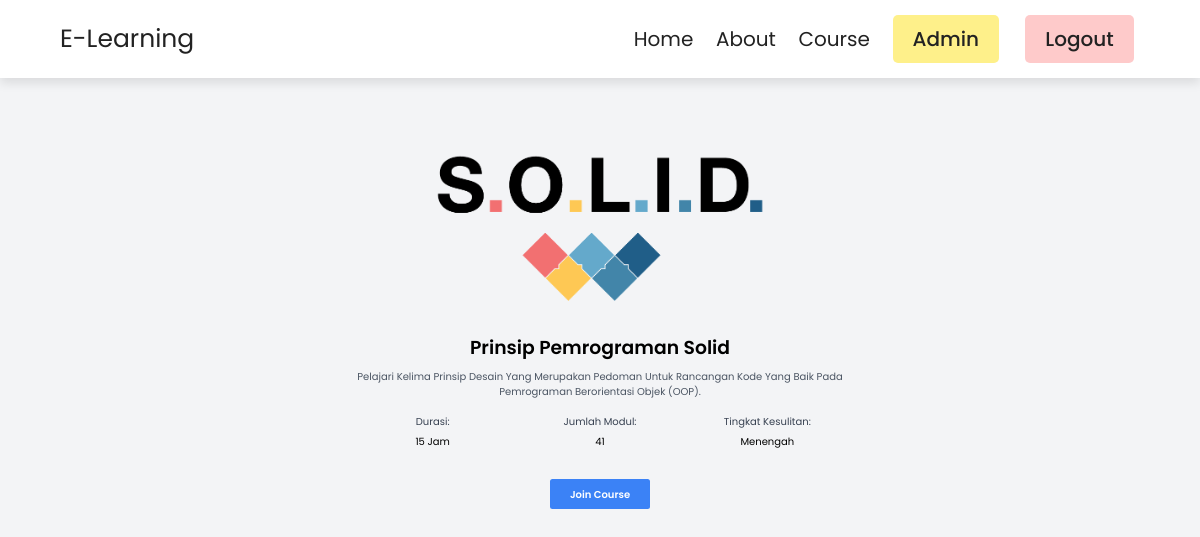
Page /join_course.php?id=2 (signed in) on the committed database.
### tables this page shows
CREATE TABLE `user` (
  `id` int(11) NOT NULL,
  `nama` varchar(200) NOT NULL,
  `email` varchar(200) NOT NULL,
  `role` varchar(20) NOT NULL,
  `password` varchar(200) NOT NULL
);

CREATE TABLE `course` (
  `id` int(11) NOT NULL,
  `nama` varchar(200) NOT NULL,
  `deskripsi` text NOT NULL,
  `durasi` int(11) NOT NULL,
  `jumlah_modul` int(11) NOT NULL,
  `tingkat` varchar(20) NOT NULL,
  `gambar` varchar(300) NOT NULL
);

### join_course.php (the view, shortened to what this page needs)
<?php
include("config.php");
if (isset($_SESSION['loginInfo'])) {
  $loginInfo = $_SESSION['loginInfo'];
  $name = '';
  $sql = "SELECT * FROM user WHERE id = '" . $loginInfo['id'] . "'";
  $query = mysqli_query($db, $sql);
  if (mysqli_num_rows($query)) {
    $row = mysqli_fetch_array($query);
    $name = $row['nama'];
  }
}
$courseId = $_GET['id'];
$query = "SELECT * FROM course WHERE id = $courseId";
$result = mysqli_query($db, $query);
$course = mysqli_fetch_assoc($result);
?>
<!DOCTYPE html>
<html>
<head>
  <link rel="stylesheet" href="css/style.css">
  <script src="https://cdn.tailwindcss.com?plugins=forms,typography,aspect-ratio,line-clamp"></script>
</head>
<body>
  <section class="header">
    <a href="home" class="logo">E-Learning</a>
    <nav class="navbar">
      <a href="home.php">home</a>
      <a href="about.php">about</a>
      <a href="course.php">course</a>
      <?php
      if (isset($_SESSION['loginInfo'])) {
        echo '<a href="profile.php" class="text-white bg-yellow-200 hover:bg-yellow-300 focus:ring-yellow-400 font-medium rounded-lg text-sm px-8 ml-2 py-4 mr-2.5 mb-2">' . $name . '</a>';
        echo '<a href="login.php" class="text-white bg-red-200 hover:bg-red-300 focus:ring-red-400 font-medium rounded-lg text-sm px-8 ml-2 py-4 mr-2.5 mb-2">Logout</a>';
      } else {
        echo '<a href="profile.php">profile</a>';
        echo '<a href="login.php" class="text-white bg-yellow-200 hover:bg-yellow-300 focus:ring-yellow-400 font-medium rounded-lg text-sm px-8 ml-2 py-4 mr-2.5 mb-2">Login</a>';
      }
      ?>
    </nav>
  </section>
  <section class="bg-gray-100">
    <div class="min-h-screen flex flex-col items-center justify-center">
      <div class="container mx-auto px-4 py-6 flex-grow">
        <div class="flex flex-wrap items-center justify-center gap-6">
          <div class="w-full md:w-1/2">
            <img class="w-full h-auto" src="<?php echo $course['gambar']; ?>" alt="Course Image">
          </div>
          <div class="w-full md:w-1/2 text-center">
            <h3 class="text-3xl font-semibold mb-4"><?php echo $course['nama']; ?></h3>
            <p class="text-gray-600 mb-6"><?php echo $course['deskripsi']; ?></p>
            <div class="flex flex-wrap mb-6">
              <div class="w-full md:w-1/2 lg:w-1/3">
                <p class="mb-2 text-gray-700">Durasi:</p>
                <p><?php echo $course['durasi']; ?> jam</p>
              </div>
              <div class="w-full md:w-1/2 lg:w-1/3">
                <p class="mb-2 text-gray-700">Jumlah Modul:</p>
                <p><?php echo $course['jumlah_modul']; ?></p>
              </div>
              <div class="w-full md:w-1/2 lg:w-1/3">
                <p class="mb-2 text-gray-700">Tingkat Kesulitan:</p>
                <p><?php echo $course['tingkat']; ?></p>
              </div>
            </div>
            <form action="join_course_process.php" method="POST">
              <button type="submit" name="joinCourse" class="bg-blue-500 hover:bg-blue-600 text-white font-semibold py-3 px-8 rounded mt-6">Join Course</button>
            </form>
          </div>
        </div>
      </div>
    </div>
  </section>
</body>
</html>

### css/style.css (style rules this page uses)
:root { --main-color: #8e44ad; --black: #222; --white: #fff; --light-black: #777; --light-white: #fff9; --light-bg: #eee; --border: .1rem solid var(--black); --box-shadow: 0 .5rem 1rem rgba(0, 0, 0, .1); --text-shadow: 0 1.5rem 3 rem rgba(0, 0, 0, .3); }
* { font-family: 'Poppins', sans-serif; margin: 0; padding: 0; box-sizing: border-box; outline: none; border: none; text-decoration: none; text-transform: capitalize; }
html { font-size: 62.5%; overflow-x: hidden; }
section { padding: 5rem 10%; }
.header { position: sticky; top: 0; left: 0; right: 0; z-index: 1000; background-color: var(--white); display: flex; padding-top: 2rem; padding-bottom: 2rem; box-shadow: var(--box-shadow); align-items: center; justify-content: space-between; }
.header .logo { font-size: 2.5rem; color: var(--black); }
.header .navbar a { font-size: 2rem; margin-left: 2rem; color: var(--black); }
@media (max-width:1200px) { section { padding: 3rem 5%; } }

### join_course.php (style rules this page uses)
body { min-height: 100vh; }

### rows in the picture
user: nama "Admin"
course: gambar (picture), nama "Prinsip Pemrograman Solid", deskripsi "Pelajari Kelima Prinsip Desain Yang Merupakan Pedoman Untuk Rancangan Kode Yang Baik Pada Pemrograman Berorientasi Objek (OOP).", durasi "15", jumlah_modul "41", tingkat "Menengah"
